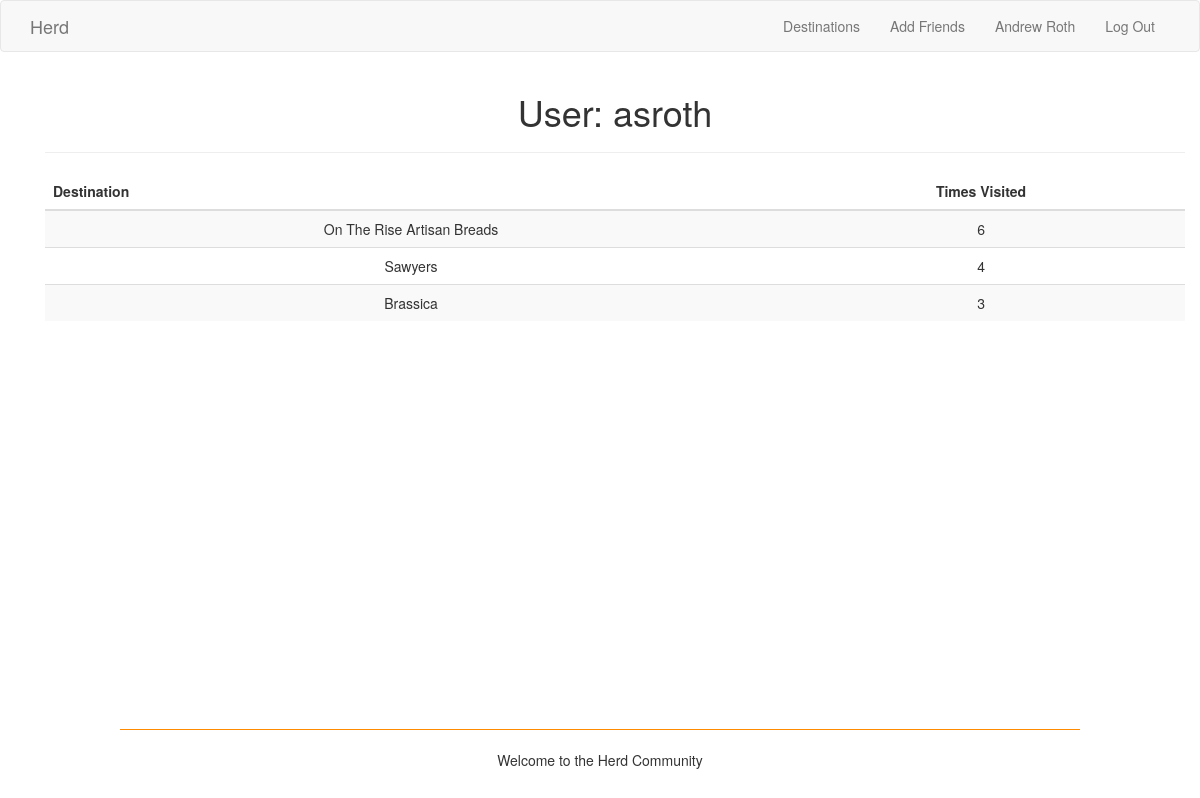
The app's page /user/asroth (signed in), older data.
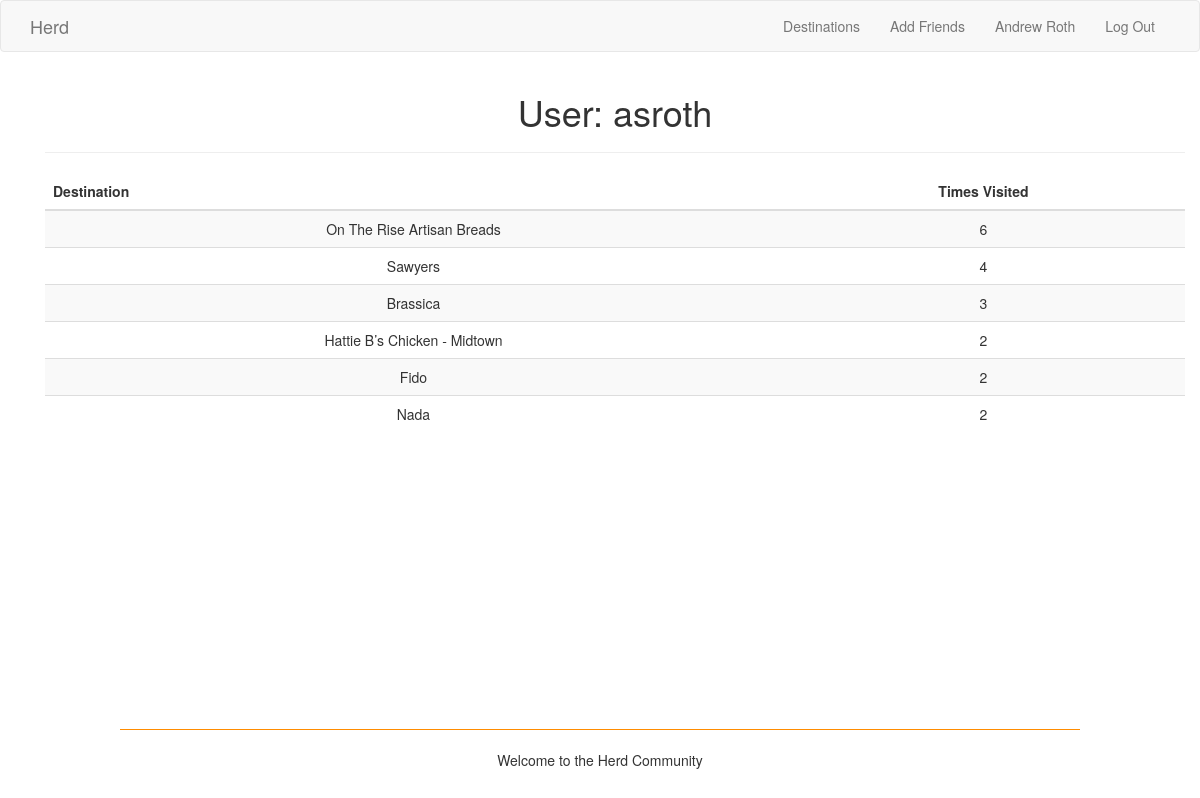
The same page, newer data.
### app/models.py (models this page shows, shortened)
class User(UserMixin, db.Model):
    __tablename__ = 'users'
    user_id = db.Column(db.Integer, primary_key=True)
    username = db.Column(db.String(80), index=True, unique=True)
    name = db.Column(db.String(120))
    email = db.Column(db.String(120), index=True, unique=True)
    destinations = db.relationship('Association', back_populates='user')
    friends = db.relationship('User',
        secondary=friendship_identifier,
        primaryjoin= user_id == friendship_identifier.c.user_id,
        secondaryjoin= user_id == friendship_identifier.c.friend_id)

class Association(db.Model):
    __tablename__ = 'associations'
    user_id = db.Column(db.Integer, db.ForeignKey('users.user_id'), primary_key=True)
    destination_id = db.Column(db.Integer, db.ForeignKey('destinations.destination_id'), primary_key=True)
    num_visits = db.Column(db.Integer)
    user = db.relationship("User", back_populates="destinations")
    destination = db.relationship("Destination", back_populates="users")

class Destination(db.Model):
    __tablename__ = 'destinations'
    destination_id = db.Column(db.Integer, primary_key=True)
    name = db.Column(db.String(120), index=True, unique=True)
    img_src = db.Column(db.String(1000))
    region = db.Column(db.String(50))
    yelp_link = db.Column(db.String(150))
    num_visits = db.Column(db.Integer)
    users = db.relationship('Association', back_populates='destination')

### app/routes.py (the view)
@app.route('/user/<username>')
@login_required
def user(username):
    ulog('user -> page access for username {}'.format(username))
    user = User.query.filter_by(username=username).first_or_404()
    destinations = sorted(user.destinations, key=attrgetter('num_visits'), reverse=True)
    return render_template('user.html', user=user, destinations=destinations)

### app/helpers.py (called while the page is built)
def ulog(msg):
    fp = open('usage_logs.txt', 'a')
    print('--- ', current_user.username, ' ---- ', date.today(), ' ---', file=fp)
    print(msg, file=fp)
    fp.close()

### app/models.py (called while the page is built)
@login.user_loader
def load_user(id):
    return User.query.get(int(id))

### app/templates/user.html
{% extends "base.html" %}
{% block app_content %}
<div class="container">
    <h1>User: {{ user.username }}</h1>
    <hr>
    <table class="table table-hover table-striped">
        <thead>
            <tr>
                <th>Destination</th>
                <th class="text-center">Times Visited</th>
            </tr>
        </thead>
    {% for assoc in destinations %}
        <tr>
            <td>{{ assoc.destination.name }}</td>
            <td class="text-center">{{ assoc.num_visits }}</td>
        </tr>
    {% endfor %}
    </table>
</div>
{% endblock %}

### app/templates/base.html (shortened to what this page needs)
{% extends 'bootstrap/base.html' %}
{% block navbar %}
    <nav class="navbar navbar-default">
        <div class="container">
            <div class="navbar-header">
                <a class="navbar-brand" href="{{ url_for('index') }}">Herd</a>
            </div>
            <div class="collapse navbar-collapse" id="bs-example-navbar-collapse-1">
                <ul class="nav navbar-nav navbar-right">
                    <li><a href="{{ url_for('list') }}">Destinations</a></li>
                    <li><a href="{{ url_for('add_friends') }}">Add Friends</a></li>
                    {% if current_user.is_authenticated %}
                    <li><a href="{{ url_for('user', username=current_user.username) }}">{{ current_user.name }}</a></li>
                    <li><a href="{{ url_for('logout') }}">Log Out</a></li>
                    {% else %}
                    <li><a href="{{ url_for('login') }}">Login</a></li>
                    <li><a href="{{ url_for('signup') }}">Sign Up</a></li>
                    {% endif %}
                </ul>
            </div>
        </div>
    </nav>
{% endblock %}
{% block content %}
    <link rel= "stylesheet" type= "text/css" href= "{{ url_for('static',filename='styles/base.css') }}">
    <div class="container text-center">
    {% block app_content %}{% endblock app_content %}
    <br />
    </div>
    {% block footer %}
    <div class="footer">
        <hr style="width: 80%; border-top: 1px solid darkorange;"/>
        <div class="text-center">
            <p>Welcome to the Herd Community</p>
        </div>
    <br />
    {% endblock footer %}
{% endblock content %}

### app/templates/base.html (style rules this page uses)
html { position: relative; min-height: 100%; }
body { margin-bottom: 91px; }
.footer { position: absolute; bottom: 0; width: 100%; height: 91px; }

Row changes from the older to the newer data that the page shows:
added Association: destination.name "Hattie B’s Chicken - Midtown", num_visits "2"
added Association: destination.name "Fido", num_visits "2"
added Association: destination.name "Nada", num_visits "2"
